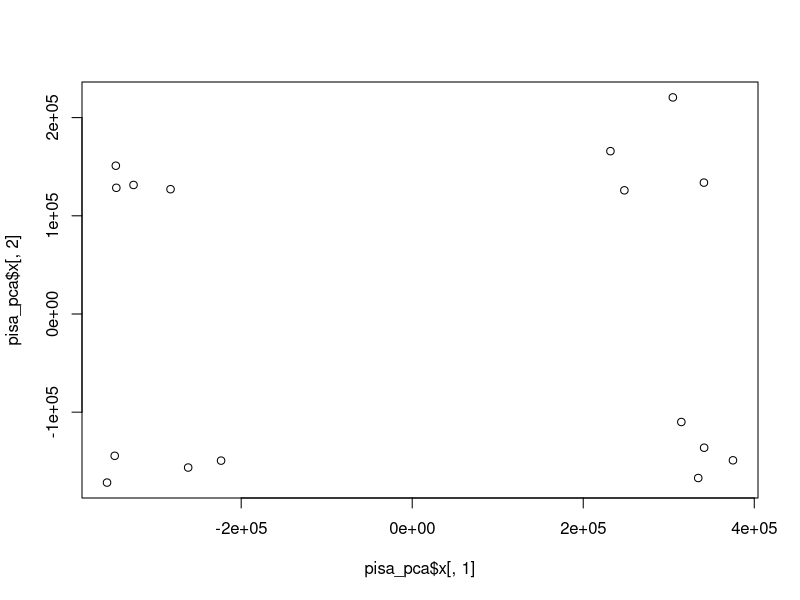
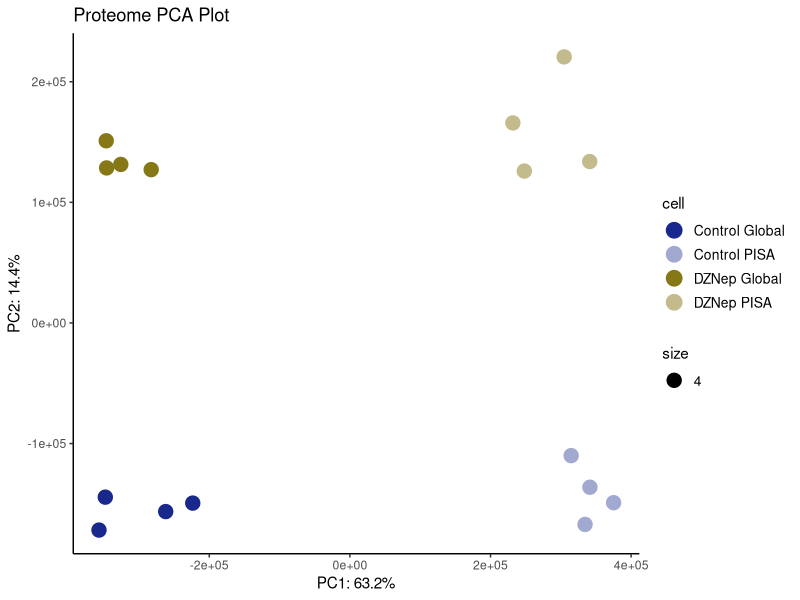
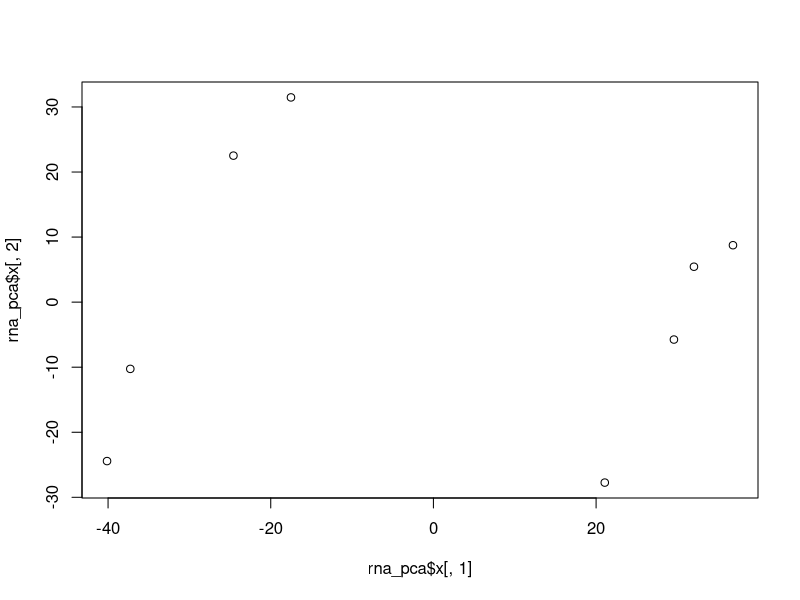
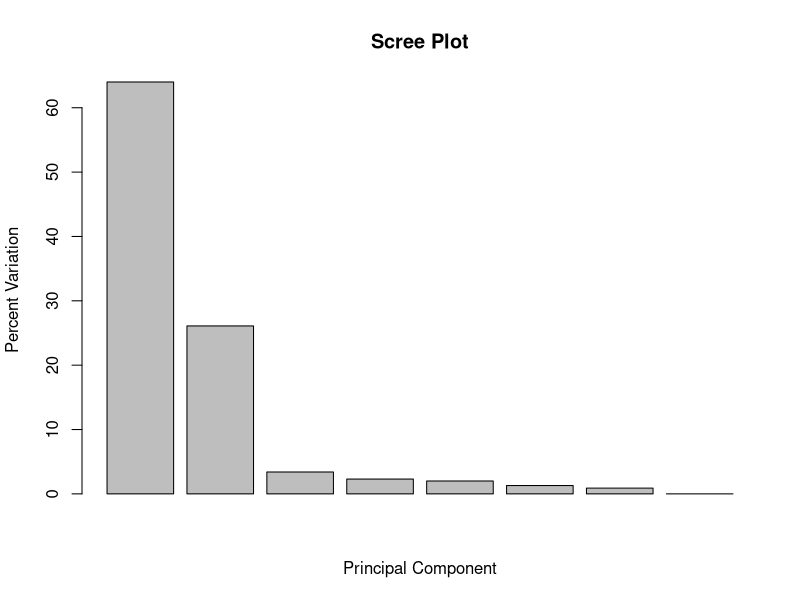
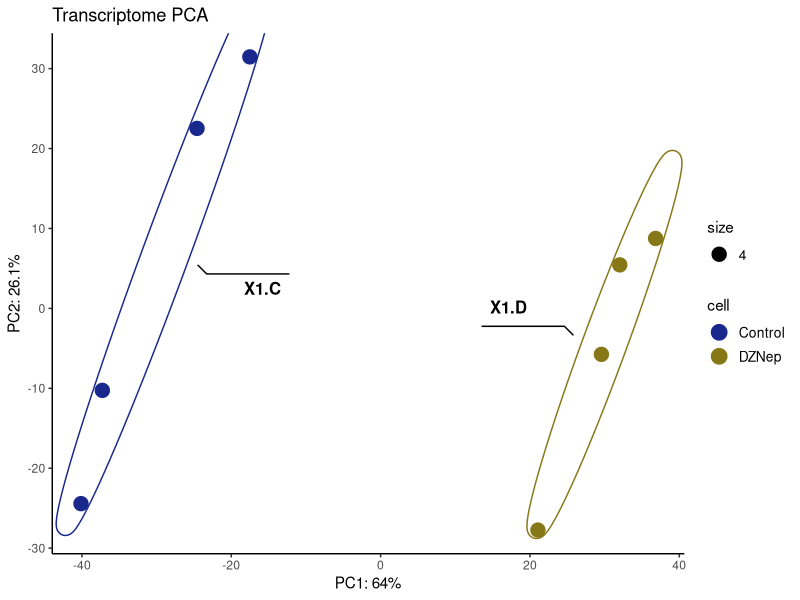
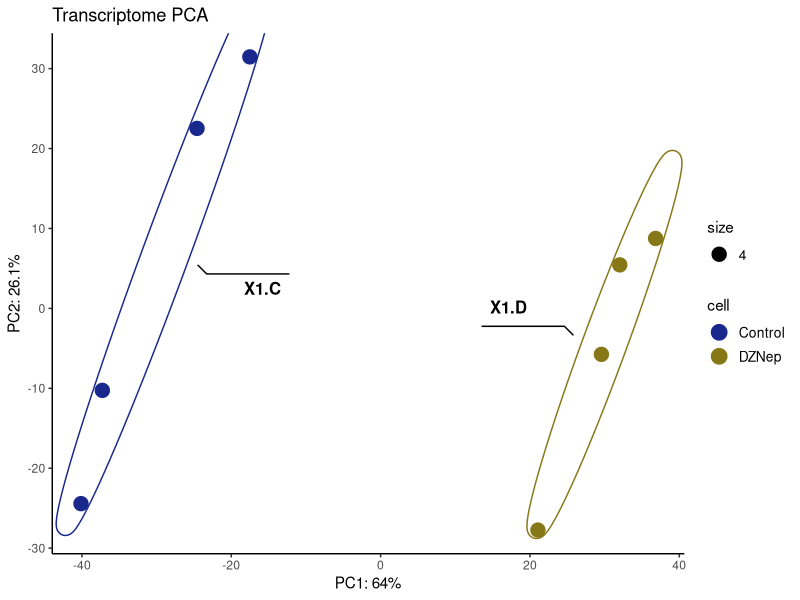

These figures' R source, in order:
## ---- chunk 1

#library(rstudioapi)
library(stringr)
library(ggplot2)
library(dplyr)
library(ggforce)
# Using spreadsheet generated by PISA analysis.Rmd. 
pisa_prot<- read.csv("Inputs/PISA_global_changes.csv")

pisa_prot<- na.omit(pisa_prot)
## ---- chunk 2

pisa_mat<- pisa_prot[,c(1:17)]

pisa_mat<- pisa_mat[!duplicated(pisa_mat$Accession),]

rownames(pisa_mat)<- pisa_mat[,1]

pisa_mat<- pisa_mat[,-c(1)]

cols.num<- colnames(pisa_mat)

pisa_mat[cols.num]<- sapply(pisa_mat[cols.num], as.numeric)

pisa_mat<- na.omit(pisa_mat)

pisa_mat_t<- t(pisa_mat)

## ---- chunk 3

pisa_pca<- prcomp(pisa_mat_t)

## ---- chunk 4

plot(pisa_pca$x[,1], pisa_pca$x[,2])

## ---- chunk 5
pisa.pca.var<- pisa_pca$sdev^2

pisa.pca.var<- round(pisa.pca.var/sum(pisa.pca.var)*100,1)

## ---- chunk 6
pisa.pca_data<- data.frame(sample= rownames(pisa_pca$x),
                         x=pisa_pca$x[,1],
                         y = pisa_pca$x[,2])

pisa.pca_data$cell<-c(rep("Control Global",4) , 
                      rep("Control PISA",4),
                      rep("DZNep Global", 4),
                      rep ("DZNep PISA",4))


## ---- chunk 7

a<-ggplot(data=pisa.pca_data,aes(label=sample,x=x,y=y, color = cell)) + 
 
  ggtitle("Proteome PCA Plot") +

  geom_point(aes( size = 4)) +
  
  scale_color_manual(values = c("Control Global"= "#18288d", 
                                "Control PISA"="#a2a9d1",
                                "DZNep Global"="#877817",
                                "DZNep PISA"="#c3bb8b"))+

  xlab(paste("PC1: ",pisa.pca.var[1],"%",sep="")) +

  ylab(paste("PC2: ",pisa.pca.var[2],"%",sep=""))+
  theme_classic()+
  theme(legend.text = element_text(size = 10))+
  guides(color=guide_legend(override.aes = list(size = 5)),
         shape = guide_legend(override.aes = list(size=5)))
 
a

#ggsave("PISA_PCA PC1.eps", a, device= "eps", width = 6, height = 3)
## ---- chunk 8

#getting the loading scores

loadingScores<- pisa_pca$rotation[,1]

#getting the magnitudes of loading scores

geneScores<- abs(loadingScores)

#soring from high to low

geneScoreRanked<- sort(geneScores, decreasing = T)

#getting top 5 format 3

top5genes<- names(geneScoreRanked[1:10])

top_pisa_pca<-pisa_pca$rotation[top5genes,1]
top_pisa_pca

## ---- chunk 9
#preparing the df
rna_seq_2<- read.csv("Inputs/rlog_transformed_counts.csv")

mat_rna<- rna_seq_2

rownames(mat_rna)<- mat_rna[,1]

mat_rna<- mat_rna[,-c(1)]

cols.num<- colnames(mat_rna)

mat_rna[cols.num]<- sapply(mat_rna[cols.num], as.numeric)

mat_rna<- na.omit(mat_rna)

mat_rna<- t(mat_rna)

rna_pca<- prcomp(mat_rna)



## ---- chunk 10

plot(rna_pca$x[,1], rna_pca$x[,2])

## ---- chunk 11
rna_pca.var<- rna_pca$sdev^2

rna_pca.var<- round(rna_pca.var/sum(rna_pca.var)*100,1)

## ---- chunk 12
barplot(rna_pca.var, main="Scree Plot", xlab="Principal Component", ylab="Percent Variation")

## ---- chunk 13
rna_pca_data<- data.frame(sample= rownames(rna_pca$x),
                         x=rna_pca$x[,1],
                         y = rna_pca$x[,2])

rna_pca_data$cell<-c(rep(c("Control","DZNep"),times =4))


## ---- chunk 14
library(ggforce)
a<-ggplot(data=rna_pca_data,aes(label=sample,x=x,y=y, color = cell)) + 
 
  ggtitle("Transcriptome PCA") +

  geom_point(aes( size = 4)) +
  
  scale_color_manual(values = c("Control"= "#18288d", "DZNep"="#877817"))+

  xlab(paste("PC1: ",rna_pca.var[1],"%",sep="")) +

  ylab(paste("PC2: ",rna_pca.var[2],"%",sep=""))+
   geom_mark_ellipse(aes(color = as.factor(cell)), expand = unit(2, "mm"), show.legend = F )+
  #geom_encircle(aes(group = type), color = "red", s_shape = 0.01, expand = 0.04)+
  theme_classic()+
  theme(legend.text = element_text(size = 10))+
  guides(color=guide_legend(override.aes = list(size = 5)),
         shape = guide_legend(override.aes = list(size=5)))
 
a

ggsave("rna_global_PCA PC1.eps", a, device= "eps", width = 6, height = 3)
## ---- chunk 15

#getting the loading scores

loadingScores<- rna_pca$rotation[,1]

#getting the magnitudes of loading scores

geneScores<- abs(loadingScores)

#soring from high to low

geneScoreRanked<- sort(geneScores, decreasing = T)

#getting top 5 format 3

top5genes<- names(geneScoreRanked[1:10])

top_bc_pca<-rna_pca$rotation[top5genes,1]
top_bc_pca

